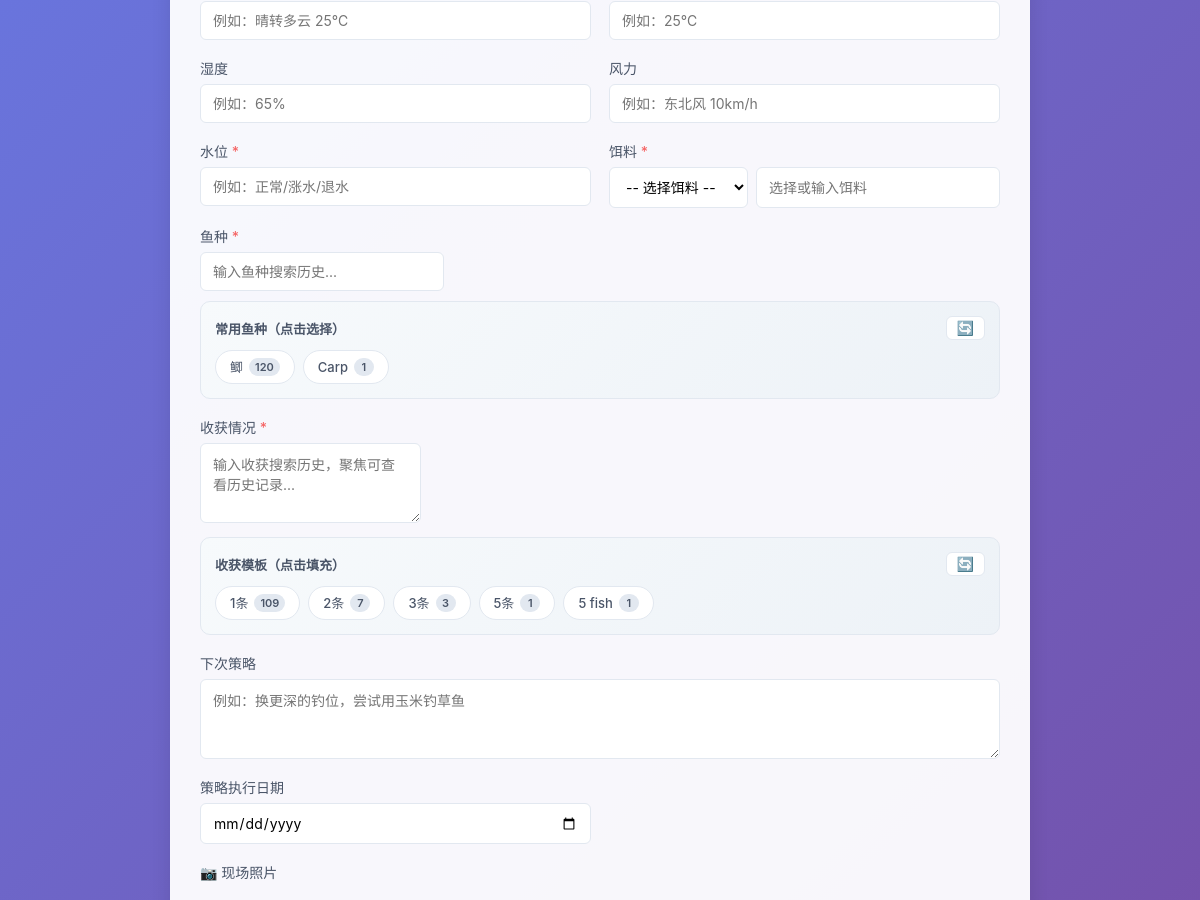
The app's page /add (middle part), older data.
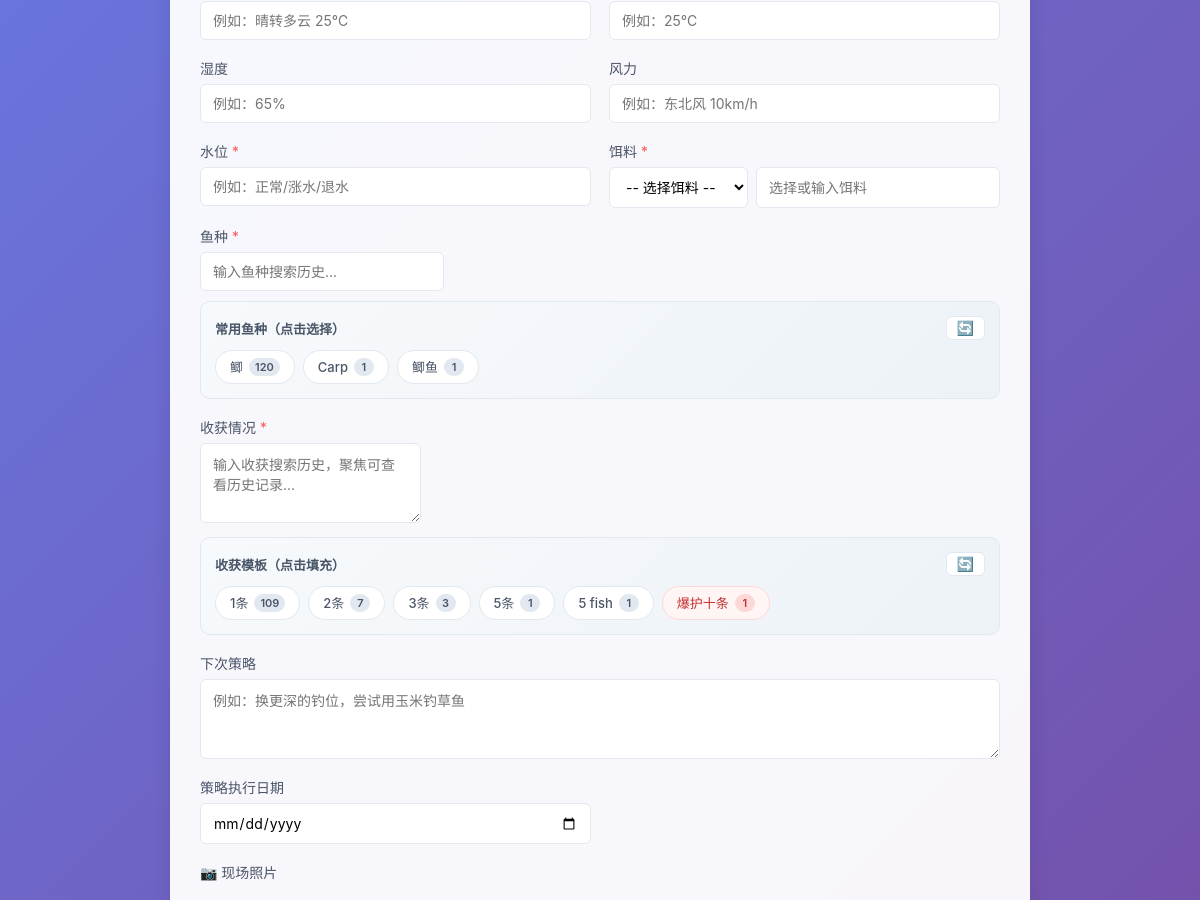
The same page, newer data.
### tables this page shows
CREATE TABLE fishing_logs (
            id INTEGER PRIMARY KEY AUTOINCREMENT,
            spot TEXT NOT NULL,
            weather TEXT NOT NULL,
            water_level TEXT NOT NULL,
            bait TEXT NOT NULL,
            fish_species TEXT NOT NULL,
            harvest TEXT NOT NULL,
            next_strategy TEXT,
            created_at DATE NOT NULL
        , temperature TEXT, humidity TEXT, wind TEXT, deleted_at TIMESTAMP, next_strategy_date DATE);

### app.py (the view, shortened to what this page needs)
@app.route('/add', methods=['GET', 'POST'])
def add_log():
    conn = get_db()
    bait_list = get_all_baits(conn)
    common_species = get_common_species(conn)
    harvest_templates = get_harvest_templates(conn)
    equipment_list = get_all_equipments(conn)
    conn.close()
    return render_template('add.html', bait_list=bait_list, default_city=WEATHER_API_CONFIG['city'],
                           common_species=common_species, harvest_templates=harvest_templates,
                           equipment_list=equipment_list, log_equipments=[], total_equipment_cost=0,
                           log_photos=[])

### app.py (called while the page is built)
def get_db():
    conn = sqlite3.connect(DB_PATH)
    conn.row_factory = sqlite3.Row
    return conn

def get_all_baits(conn):
    baits = conn.execute('SELECT * FROM baits WHERE deleted_at IS NULL ORDER BY name').fetchall()
    return [dict(b) for b in baits]

def get_common_species(conn, limit=15):
    rows = conn.execute('''
        SELECT fish_species FROM fishing_logs
        WHERE fish_species IS NOT NULL AND fish_species != '' AND deleted_at IS NULL
    ''').fetchall()
    species_counter = {}
    for row in rows:
        species_str = row['fish_species'].strip()
        if not species_str:
            continue
        parts = re.split(r'[、,，/；;]', species_str)
        for part in parts:
            part = part.strip()
            if part:
                species_counter[part] = species_counter.get(part, 0) + 1
    sorted_species = sorted(species_counter.items(), key=lambda x: x[1], reverse=True)
    return [{'name': name, 'count': count} for name, count in sorted_species[:limit]]

### templates/add.html (shortened to what the changed rows need)
{% extends 'base.html' %}
{% block content %}
    <form method="POST" class="log-form" enctype="multipart/form-data">
        <div class="form-grid">
            <div class="form-group full-width">
                <div class="quick-pick-panel" id="species-panel">
                    <div class="quick-pick-list" id="species-pick-list">
                        {% if common_species %}
                            {% for sp in common_species %}
                                <span class="quick-chip" data-name="{{ sp.name|e }}">
                                    {{ sp.name|e }}
                                    {% if sp.count > 0 %}<span class="chip-count">{{ sp.count }}</span>{% endif %}
                                </span>
                            {% endfor %}
                        {% else %}
                            <span class="empty-hint-inline">暂无历史数据，输入鱼种后将自动积累</span>
                        {% endif %}
                    </div>
                </div>
            </div>
            <div class="form-group full-width">
                <div class="quick-pick-panel" id="harvest-panel">
                    <div class="quick-pick-list" id="harvest-pick-list">
                        {% if harvest_templates %}
                            {% for tpl in harvest_templates %}
                                <span class="quick-chip{% if tpl.type == 'zero' %} chip-zero{% endif %}"
                                      data-text="{{ tpl.text|e }}" data-species="{{ tpl.species|e }}">
                                    {{ tpl.text|e }}
                                    {% if tpl.count > 0 %}<span class="chip-count">{{ tpl.count }}</span>{% endif %}
                                </span>
                            {% endfor %}
                        {% else %}
                            <span class="empty-hint-inline">暂无历史数据，保存记录后将自动提取模板</span>
                        {% endif %}
                    </div>
                </div>
            </div>
        </div>
    </form>
{% endblock %}

Row changes from the older to the newer data that the page shows:
added fishing_logs: name "鲫鱼", count "1"
Text that changed along with them:
new list line: "爆护十条 1"
